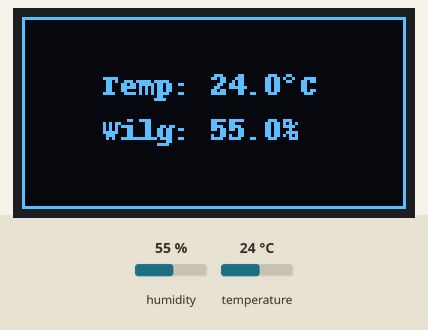
The program below on a simulated Raspberry Pi (BCM pin numbers). On the bench: 128×64 one-colour display. The inputs (shaded band) are chosen by the test bench; at power-on: humidity 55 %, temperature 24 °C. What the program prints to the terminal is not drawn.

Above: at 1.2 s.
1.3 s: humidity set to 22 %
At 2.4 s:
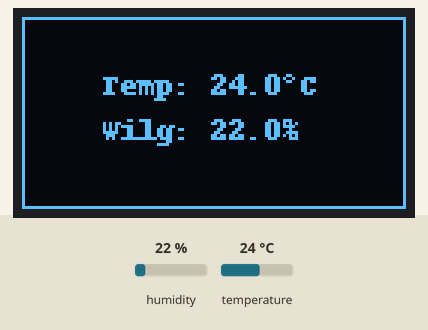
3.1 s: temperature set to 12 °C
At 4.4 s:
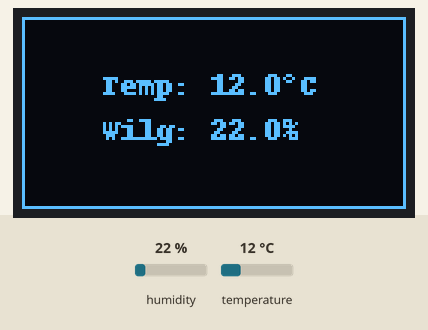
4.7 s: humidity set to 40 %
At 5.6 s:
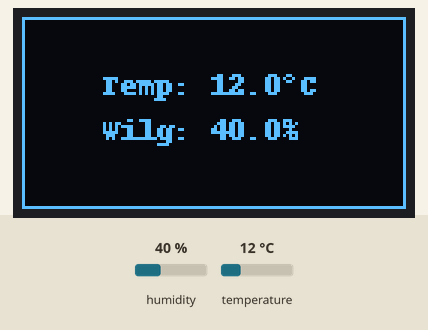
6.3 s: temperature set to 19 °C
Timing chart, 0 to 9.0 s (numbered marks = the images above; inputs shaded):
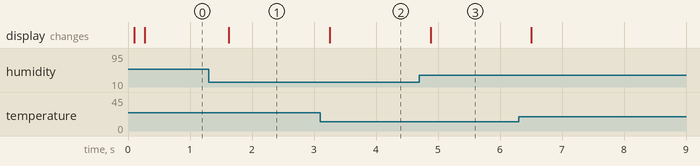

Measured:
- after the input at 1.3 s, the display: changes after 0.33 s (image 1)
- after the input at 3.1 s, the display: changes after 0.15 s (image 2)
- after the input at 4.7 s, the display: changes after 0.18 s (image 3)

The program:

ex3.py
```python
import dht11
import RPi.GPIO as GPIO
import time
from luma.core.interface.serial import i2c
from luma.oled.device import sh1106
from luma.core.render import canvas
from PIL import ImageFont

# Inicjalizacja OLED
serial = i2c(port=1, address=0x3C)
device = sh1106(serial)

# GPIO
GPIO.setwarnings(False)
GPIO.setmode(GPIO.BCM)
GPIO.cleanup()

# Czujnik DHT11 na GPIO21
instance = dht11.DHT11(pin=21)

try:
    while True:
        result = instance.read()
        if result.is_valid():
            temp = result.temperature
            hum = result.humidity
            print(f"Temperatura: {temp}°C  Wilgotność: {hum}%")
        # TWORZENIE OBIEKTU, NA KTÓRYM MOŻNA RYSOWAĆ
            with canvas(device) as draw:

        # RYSOWANIE OBRAMOWANIA DOOKOŁA
                draw.rectangle(device.bounding_box, outline="white", fill="black")
        # USTAWIANIE OFFSETU, NAPISU ORAZ KOLORU JAKIM ZOSTANIE WYPEŁNIONY NAPIS
                draw.text((27, 17), f"Temp: {temp}°C", fill="white")
                draw.text((27, 17 + 15), f"Wilg: {hum}%", fill="white")


        time.sleep(0.1)
except KeyboardInterrupt:
    GPIO.cleanup()
```
